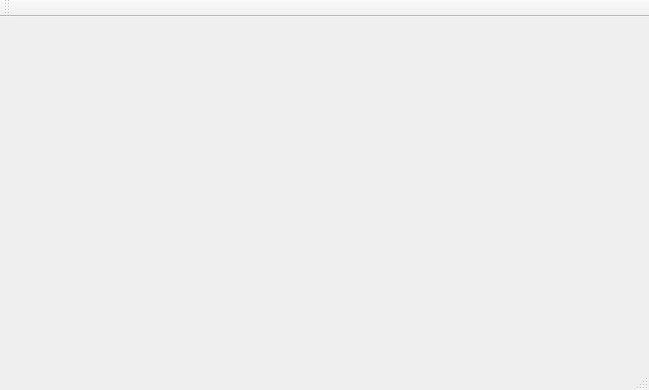
<?xml version="1.0" encoding="UTF-8"?>
<ui version="4.0">
 <class>MainWindow</class>
 <widget class="QMainWindow" name="MainWindow">
  <property name="geometry">
   <rect>
    <x>0</x>
    <y>0</y>
    <width>649</width>
    <height>390</height>
   </rect>
  </property>
  <property name="windowTitle">
   <string>MainWindow</string>
  </property>
  <widget class="QWidget" name="centralWidget"/>
  <widget class="QMenuBar" name="menuBar">
   <property name="geometry">
    <rect>
     <x>0</x>
     <y>0</y>
     <width>649</width>
     <height>22</height>
    </rect>
   </property>
  </widget>
  <widget class="QToolBar" name="mainToolBar">
   <attribute name="toolBarArea">
    <enum>TopToolBarArea</enum>
   </attribute>
   <attribute name="toolBarBreak">
    <bool>false</bool>
   </attribute>
  </widget>
  <widget class="QStatusBar" name="statusBar"/>
 </widget>
 <layoutdefault spacing="6" margin="11"/>
 <resources/>
 <connections/>
</ui>
